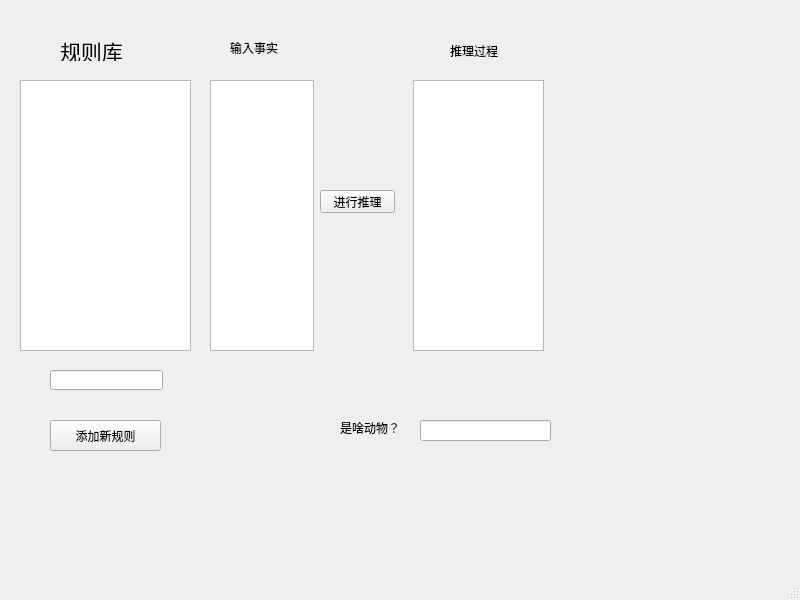
<?xml version="1.0" encoding="UTF-8"?>
<ui version="4.0">
 <class>MainWindow</class>
 <widget class="QMainWindow" name="MainWindow">
  <property name="geometry">
   <rect>
    <x>0</x>
    <y>0</y>
    <width>800</width>
    <height>600</height>
   </rect>
  </property>
  <property name="windowTitle">
   <string>MainWindow</string>
  </property>
  <widget class="QWidget" name="centralwidget">
   <widget class="QLabel" name="label">
    <property name="geometry">
     <rect>
      <x>60</x>
      <y>40</y>
      <width>81</width>
      <height>21</height>
     </rect>
    </property>
    <property name="font">
     <font>
      <family>Arial</family>
      <pointsize>16</pointsize>
     </font>
    </property>
    <property name="text">
     <string>规则库</string>
    </property>
   </widget>
   <widget class="QTextBrowser" name="textBrowser">
    <property name="geometry">
     <rect>
      <x>20</x>
      <y>80</y>
      <width>171</width>
      <height>271</height>
     </rect>
    </property>
   </widget>
   <widget class="QLineEdit" name="lineEdit">
    <property name="geometry">
     <rect>
      <x>50</x>
      <y>370</y>
      <width>113</width>
      <height>20</height>
     </rect>
    </property>
   </widget>
   <widget class="QPushButton" name="pushButton">
    <property name="geometry">
     <rect>
      <x>50</x>
      <y>420</y>
      <width>111</width>
      <height>31</height>
     </rect>
    </property>
    <property name="text">
     <string>添加新规则</string>
    </property>
   </widget>
   <widget class="QLabel" name="label_2">
    <property name="geometry">
     <rect>
      <x>230</x>
      <y>40</y>
      <width>61</width>
      <height>16</height>
     </rect>
    </property>
    <property name="text">
     <string>输入事实</string>
    </property>
   </widget>
   <widget class="QTextEdit" name="textEdit">
    <property name="geometry">
     <rect>
      <x>210</x>
      <y>80</y>
      <width>104</width>
      <height>271</height>
     </rect>
    </property>
   </widget>
   <widget class="QLabel" name="label_3">
    <property name="geometry">
     <rect>
      <x>450</x>
      <y>40</y>
      <width>71</width>
      <height>21</height>
     </rect>
    </property>
    <property name="text">
     <string>推理过程</string>
    </property>
   </widget>
   <widget class="QPushButton" name="pushButton_2">
    <property name="geometry">
     <rect>
      <x>320</x>
      <y>190</y>
      <width>75</width>
      <height>23</height>
     </rect>
    </property>
    <property name="text">
     <string>进行推理</string>
    </property>
   </widget>
   <widget class="QTextEdit" name="textEdit_2">
    <property name="geometry">
     <rect>
      <x>413</x>
      <y>80</y>
      <width>131</width>
      <height>271</height>
     </rect>
    </property>
   </widget>
   <widget class="QLabel" name="label_4">
    <property name="geometry">
     <rect>
      <x>340</x>
      <y>420</y>
      <width>71</width>
      <height>16</height>
     </rect>
    </property>
    <property name="text">
     <string>是啥动物？</string>
    </property>
   </widget>
   <widget class="QLineEdit" name="lineEdit_2">
    <property name="geometry">
     <rect>
      <x>420</x>
      <y>420</y>
      <width>131</width>
      <height>21</height>
     </rect>
    </property>
   </widget>
  </widget>
  <widget class="QMenuBar" name="menubar">
   <property name="geometry">
    <rect>
     <x>0</x>
     <y>0</y>
     <width>800</width>
     <height>23</height>
    </rect>
   </property>
  </widget>
  <widget class="QStatusBar" name="statusbar"/>
 </widget>
 <resources/>
 <connections/>
</ui>
